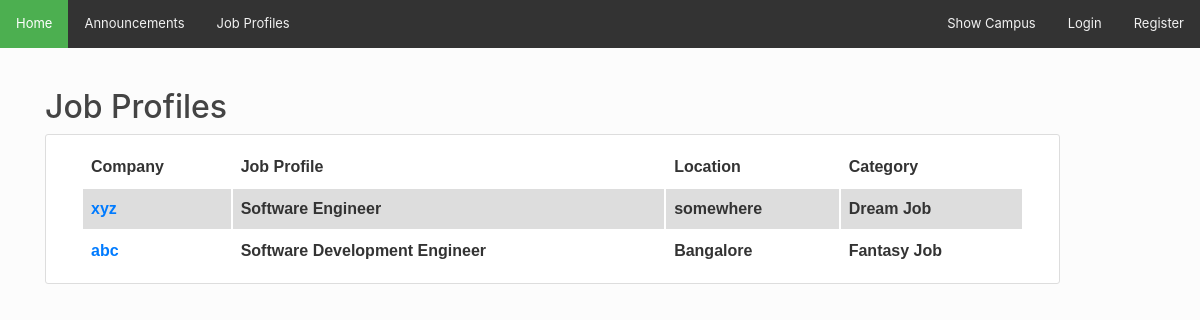
Screenshot of /show_company/ with the database file from the repository.
### placement/models.py (models this page shows, shortened)
class company(models.Model):
    company_name = models.CharField(max_length=100)
    company_location = models.CharField(max_length=100)
    company_ctc = models.CharField(max_length=100)
    company_category = models.CharField(max_length=100)
    job_profile = models.CharField(max_length=100)
    job_eligibility = models.CharField(max_length=100)
    job_skills = models.CharField(max_length=100)
    job_details = models.TextField()

### placement/views.py (the view)
# urls.py: url(r'^show_company/$',views.show_company, name='show_company'),
def show_company(request):
    all_companies = company.objects.all()
    return render(request, "placement/show_company.html", {'companies': all_companies})

### placement/templates/placement/show_company.html (shortened to what this page needs)
{% extends "placement/header.html" %}
{% block content %}
<p>&nbsp;</p>
<h2>Job Profiles</h2>
<article class="media content-section">
    <div class="container info-boxes pt100 pb100">
        <table>
        <tr>
            <th>Company</th>
            <th>Job Profile</th>
            <th>Location</th>
            <th>Category</th>
        </tr>
    {% for company in companies %}
            <tr>
                <th><a href="{% url 'show_description' company.id %}">{{company.company_name}}</a></th>
                <th>{{company.job_profile}}</th>
                <th>{{company.company_location}}</th>
                <th>{{company.company_category}}</th>
            </tr>
    {% endfor %}
    </div>
</article>
{% endblock %}

### placement/static/placement/main.css (style rules this page uses)
body { background: #fafafa; color: #333333; margin-top: 5rem; }
h1, h2, h3, h4, h5, h6 { color: #444444; }
.content-section { background: #ffffff; padding: 10px 20px; border: 1px solid #dddddd; border-radius: 3px; margin-bottom: 20px; }

### placement/templates/placement/header.html (style rules this page uses)
body { background-color: rgb(252,252,252); margin: 0;  font-family: Arial, Helvetica, sans-serif; }
* { margin: 0; padding: 0; }

### placement/templates/placement/show_company.html (style rules this page uses)
table { font-family: arial, sans-serif; border-collapse: collapse; width: 100%; }
td, th { border: 2px solid #FFFFFF; text-align: left; padding: 8px; }
tr:nth-child(even) { background-color: #dddddd; }

### rows the page displays
company: company_name "xyz", job_profile "Software Engineer", company_location "somewhere", company_category "Dream Job"
company: company_name "abc", job_profile "Software Development Engineer", company_location "Bangalore", company_category "Fantasy Job"
